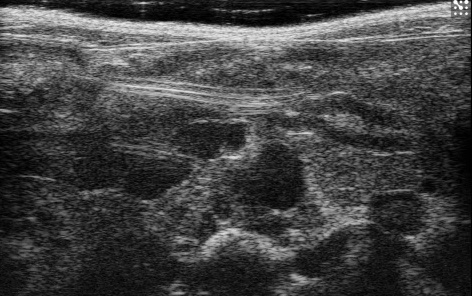
#> input picture 541_frames/541_L1_11.jpg, 472 x 296 px
$ python -i diameter.py   (imports and definitions only)
#> lines starting #> are read from the running program, lines starting #| are printed output that depends on the picture; after the words box and inside, x2 and y2 are one past the last pixel; in counts of white or black regions, pixels touching at a corner belong together
"""Diameter measurement service: compute aorta diameter from a mask frame."""

from __future__ import annotations

import cv2
import numpy as np


def _load_binary_mask(mask_path: str):
    """Load a mask image and return (binary, raw_image) or an error dict."""
#> called with mask_path = '../../../541_frames/541_L1_11.jpg'
    mask = cv2.imread(mask_path)
#> mask is the input picture: shape (296, 472, 3); min 0, max 255, mean 65.7
    if mask is None:
        return None, None, {"error": "Could not read mask file"}

    gray = cv2.cvtColor(mask, cv2.COLOR_BGR2GRAY)
    _, binary = cv2.threshold(gray, 128, 255, cv2.THRESH_BINARY | cv2.THRESH_OTSU)
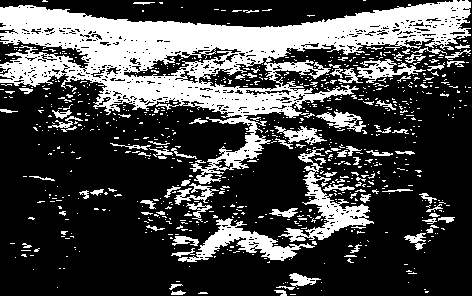
#> binary: shape (296, 472); 28.3% white; 805 white regions (718 under 20 px)

    contours, _ = cv2.findContours(binary, cv2.RETR_TREE, cv2.CHAIN_APPROX_NONE)
#> contours = 1428 contours, 1316 with area under 20; largest, box (x1, y1, x2, y2) and area: (0, 0, 471, 184) 29342, (278, 148, 374, 242) 1810, (178, 218, 315, 262) 1633, (198, 57, 282, 90) 1354, (123, 46, 242, 78) 1061
    if not contours:
        return None, None, {"error": "No contours found in mask"}

    return contours, mask, None


def measure_diameter(
    mask_path: str,
    pixel_scale: float = 0.03378,
) -> dict:
    """Original hackathon measurement: bounding rect height of the tallest contour."""
    contours, mask, err = _load_binary_mask(mask_path)
    if err:
        return err

    longest_contour = None
    longest_distance = 0

    for contour in contours:
        x, y, w, h = cv2.boundingRect(contour)
        if h > longest_distance:
            longest_contour = contour
            longest_distance = h
#> this loop made 1428 passes
#> (x, y, w, h, longest_distance) on passes 1, 2, 5, 18, 79, 127, 371, 871: (290, 294, 6, 1, 1), (198, 292, 10, 2, 2), (274, 290, 13, 6, 6), (289, 273, 32, 14, 14), (404, 233, 22, 17, 17), (178, 218, 137, 44, 44), (278, 148, 96, 94, 94), (0, 0, 471, 184, 184)
#> (x, y, w, h) on passes 3, 4, 6, 9, 10, 11: (425, 291, 4, 2), (321, 290, 1, 1), (171, 290, 15, 5), (57, 287, 1, 1), (276, 286, 19, 4), (169, 284, 14, 6)
#> after the loop, longest_contour = contour of 3467 points, box (x1, y1, x2, y2) (0, 0, 471, 184), area 29342; longest_distance = 184

    x, y, w, h = cv2.boundingRect(longest_contour)
    img_h, img_w = mask.shape[:2]
#> img_h = 296; img_w = 472
    mid_x = int(x + w / 2)
#> mid_x = 235

    return {
        "diameter_px": longest_distance,
        "diameter_cm": round(longest_distance * pixel_scale, 4),
        "bounding_rect": {"x": int(x), "y": int(y), "w": int(w), "h": int(h)},
        "measurement_line": {
            "x1": mid_x, "y1": int(y),
            "x2": mid_x, "y2": int(y + h),
        },
        "image_size": {"w": img_w, "h": img_h},
        "pixel_scale": pixel_scale,
    }


# [58 lines left out: function measure_diameter_improved, not called in this run]

>>> result = measure_diameter('../../../541_frames/541_L1_11.jpg')
#> result = 6 items

$ run again, on 541_frames/541_L1_15.jpg
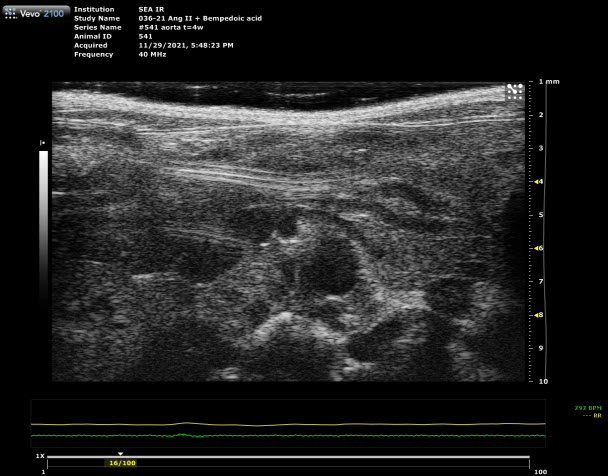
#> input picture 541_frames/541_L1_15.jpg, 608 x 476 px
#> in _load_binary_mask, mask is the input picture: shape (476, 608, 3); mean B, G, R 36.2, 36.4, 36.3
#> in _load_binary_mask, `_, binary = cv2.threshold(gray, 128, 255, cv2.THRESH_BINARY | cv2.THRE..`:
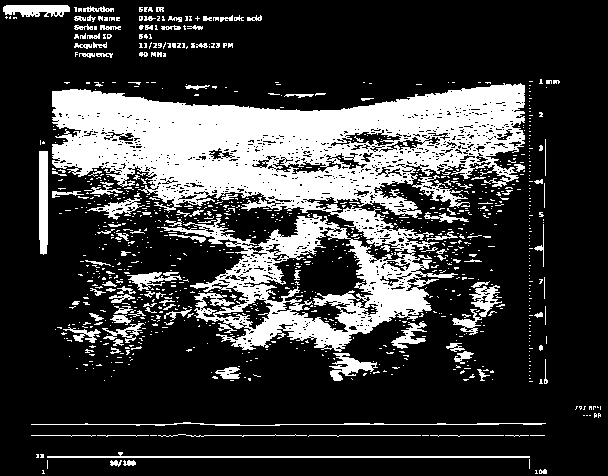
#> binary: shape (476, 608); 23.5% white; 1044 white regions (925 under 20 px)
#> in _load_binary_mask, `contours, _ = cv2.findContours(binary, cv2.RETR_TREE, cv2.CHAIN_APPROX..`: contours = 2151 contours, 1990 with area under 20; largest, box (x1, y1, x2, y2) and area: (52, 83, 525, 352) 60545, (243, 230, 374, 333) 5306, (39, 151, 48, 255) 795, (214, 298, 274, 330) 700, (330, 131, 402, 147) 560
#> the loop in measure_diameter, `for contour in contours:` made 2151 passes
#> (x, y, w, h, longest_distance) on passes 1, 3, 5, 6, 7, 8, 64, 95: (535, 470, 3, 4, 4), (539, 469, 8, 5, 5), (123, 460, 13, 6, 6), (110, 460, 12, 7, 7), (47, 460, 1, 9, 9), (529, 459, 1, 10, 10), (477, 369, 13, 12, 12), (544, 359, 4, 25, 25)
#> after the loop in measure_diameter, `for contour in contours:`: longest_contour = contour of 5464 points, box (x1, y1, x2, y2) (52, 83, 525, 352), area 60545; longest_distance = 269
#> mid_x = 288
#> result = 6 items
